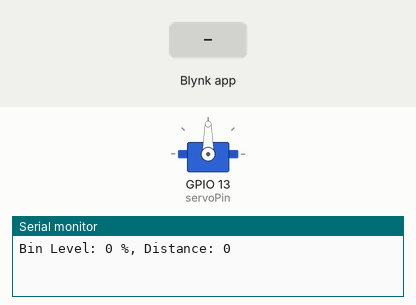
A sketch run on a simulated ESP32. Parts: servo, the last lines printed to the serial monitor. Inputs (shaded band) come from the test bench. WiFi joins after 1.5 s; servers stay silent unless stated.

Above: at 3.0 s.
3.1 s: Blynk app writes 200 to V1
At 4.2 s:
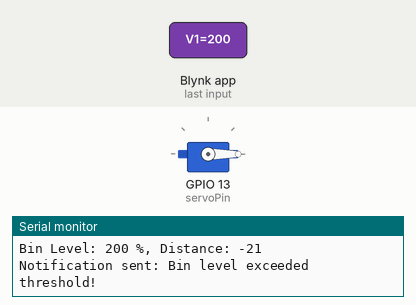
5.3 s: Blynk app writes 1 to V1
At 6.2 s:
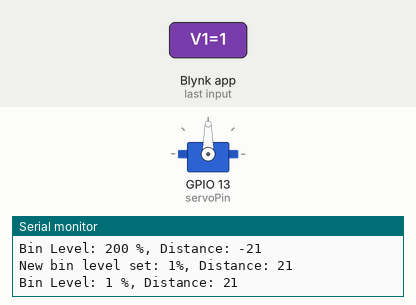
Timing chart, 0 to 8.3 s (numbered marks = the images above; inputs shaded):
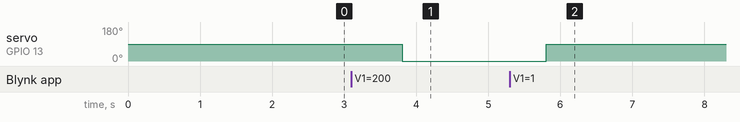

Measured:
- after the input at 3.1 s, servo on GPIO 13 (servoPin): 90° → 0° after 0.71 s
- after the input at 5.3 s, servo on GPIO 13 (servoPin): 0° → 90° after 0.50 s

The sketch:

sketch.ino
```cpp
#define BLYNK_TEMPLATE_ID "TMPL3vvGUNC6V"
#define BLYNK_TEMPLATE_NAME "Blynk Smart Dustbin"
#define BLYNK_AUTH_TOKEN "f7iq1Smv-vvFgN7cmgtmpXMUB-a7IR7F"
#define BLYNK_PRINT Serial

#include <ESP32Servo.h>
#include <WiFi.h>
#include <WiFiClient.h>
#include <BlynkSimpleEsp32.h>

char auth[] = BLYNK_AUTH_TOKEN;
char ssid[] = "Wokwi-GUEST";
char pass[] = "";

BlynkTimer timer;
Servo servo;

#define servoPin 13  // GPIO pin for servo control

int distance = 0;
int binLevel = 0;

const int binLevelThreshold = 80;  // Threshold for notification
bool alarmState = false;  // To keep track of alarm state

void send_blynk(const char* msg) {
  Blynk.logEvent("bin_level_exceeded", msg);  // Send notification to Blynk app
}

// Handle bin level input change from Blynk app
BLYNK_WRITE(V1) {
  binLevel = param.asInt();  // Get value from virtual pin V1
  // Simulate distance based on bin level
  distance = map(binLevel, 0, 100, 21, 0); // Assuming 21cm is empty and 0cm is full
  Serial.print("New bin level set: ");
  Serial.print(binLevel);
  Serial.print("%, Distance: ");
  Serial.println(distance);
}

void controlBin() {
  Serial.print("Bin Level: ");
  Serial.print(binLevel);
  Serial.print(" %, Distance: ");
  Serial.println(distance);

  Blynk.virtualWrite(V0, distance);  // Update distance value on Blynk app
  Blynk.virtualWrite(V1, binLevel);  // Update bin level on Blynk app

  // Check if bin level exceeds the threshold
  if (binLevel > binLevelThreshold && !alarmState) {
    if (servo.read() != 0) {  // Check if servo is not already at 0 degrees
      servo.write(0);  // Rotate servo to 0 degrees (closed)
      Blynk.virtualWrite(V2, 0);  // Update servo position on Blynk app
      send_blynk("Bin level exceeded threshold!");  // Send notification to Blynk app
      alarmState = true;
      Serial.println("Notification sent: Bin level exceeded threshold!");
    }
  } else if (binLevel <= binLevelThreshold && alarmState) {
    if (servo.read() != 90) {  // Check if servo is not already at 90 degrees
      servo.write(90);  // Rotate servo to 90 degrees (open)
      Blynk.virtualWrite(V2, 90);  // Update servo position on Blynk app
      alarmState = false;
    }
  }
}

void setup() {
  Serial.begin(9600);
  servo.attach(servoPin);  // Attach servo to the specified pin

  Blynk.begin(auth, ssid, pass);  // Connect to Blynk server

  timer.setInterval(1000L, controlBin);  // Set timer interval for bin control

  // Initial position of the servo motor
  servo.write(90);  // Open position
  Blynk.virtualWrite(V2, 90);  // Update servo position on Blynk app
}

void loop() {
  Blynk.run();  // Run Blynk communication
  timer.run();  // Run timer for bin control
}
```
